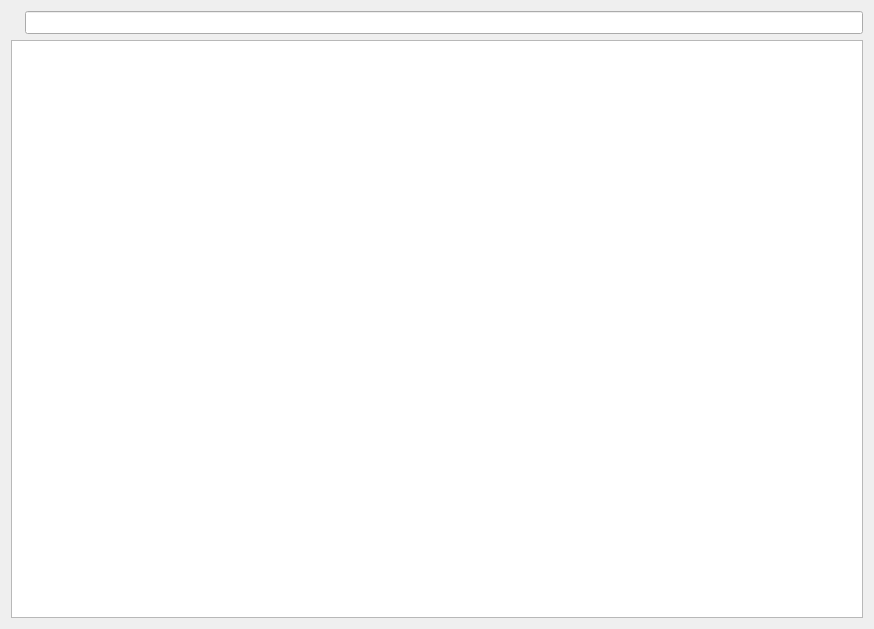
<?xml version="1.0" encoding="UTF-8"?>
<ui version="4.0">
 <class>Query</class>
 <widget class="QDialog" name="Query">
  <property name="geometry">
   <rect>
    <x>0</x>
    <y>0</y>
    <width>874</width>
    <height>629</height>
   </rect>
  </property>
  <property name="windowTitle">
   <string>Query</string>
  </property>
  <property name="windowIcon">
   <iconset resource="iconos.qrc">
    <normaloff>:/new/prefix1/iconos/query-analysis.png</normaloff>:/new/prefix1/iconos/query-analysis.png</iconset>
  </property>
  <layout class="QGridLayout" name="gridLayout">
   <item row="0" column="0">
    <layout class="QVBoxLayout" name="verticalLayout">
     <item>
      <layout class="QHBoxLayout" name="horizontalLayout">
       <item>
        <widget class="QLabel" name="label">
         <property name="font">
          <font>
           <family>Arial</family>
           <pointsize>10</pointsize>
           <bold>true</bold>
          </font>
         </property>
         <property name="text">
          <string/>
         </property>
        </widget>
       </item>
       <item>
        <widget class="QLineEdit" name="sentencia">
         <property name="font">
          <font>
           <family>Arial</family>
           <pointsize>10</pointsize>
          </font>
         </property>
        </widget>
       </item>
      </layout>
     </item>
     <item>
      <widget class="QTableView" name="datos">
       <attribute name="verticalHeaderVisible">
        <bool>false</bool>
       </attribute>
      </widget>
     </item>
    </layout>
   </item>
  </layout>
 </widget>
 <resources>
  <include location="iconos.qrc"/>
 </resources>
 <connections/>
</ui>
